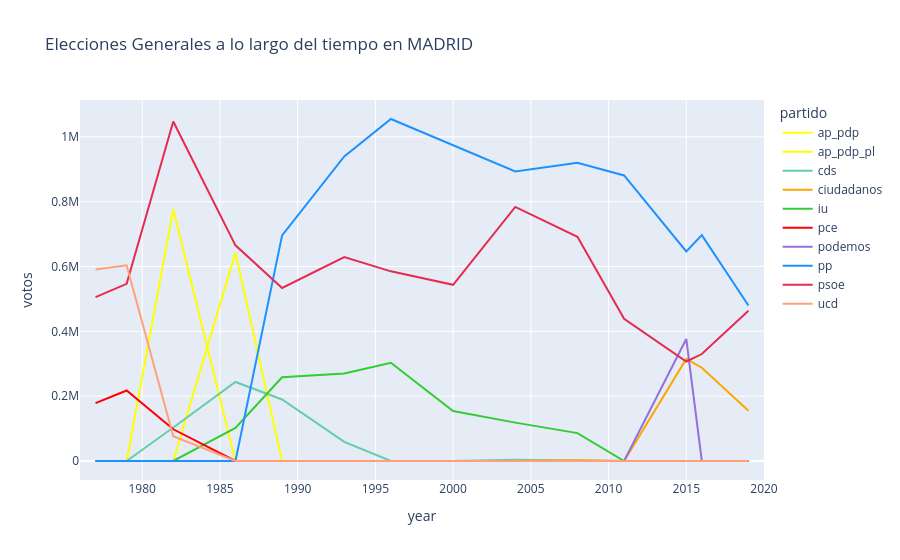

Notebook cell for this chart:
### Code cell
fig = px.line(df_party_series, x="year", y="votos", color="partido", line_group="partido", hover_name="partido",
        line_shape="linear", render_mode="svg", color_discrete_map=color_map,range_x=[1976,2020],
        title= f"Elecciones Generales a lo largo del tiempo en {nombre_municipio}")
fig.show()

### Figure 1 — Plotly figure (JSON) as saved in the notebook; plotly's stock layout.template omitted (floating-point values rounded to 4 significant figures)
{"data": [{"hovertemplate": "<b>%{hovertext}</b><br><br>partido=ap_pdp<br>year=%{x}<br>votos=%{y}<extra></extra>", "hovertext": ["ap_pdp", "ap_pdp", "ap_pdp", "ap_pdp", "ap_pdp", "ap_pdp", "ap_pdp", "ap_pdp", "ap_pdp", "ap_pdp", "ap_pdp", "ap_pdp", "ap_pdp", "ap_pdp"], "legendgroup": "ap_pdp", "line": {"color": "#FFFF00", "dash": "solid", "shape": "linear"}, "mode": "lines", "name": "ap_pdp", "orientation": "v", "showlegend": true, "type": "scatter", "x": [1977, 1979, 1982, 1986, 1989, 1993, 1996, 2000, 2004, 2008, 2011, 2015, 2016, 2019], "xaxis": "x", "y": [0, 0, 776732, 0, 0, 0, 0, 0, 0, 0, 0, 0, 0, 0], "yaxis": "y"}, {"hovertemplate": "<b>%{hovertext}</b><br><br>partido=ap_pdp_pl<br>year=%{x}<br>votos=%{y}<extra></extra>", "hovertext": ["ap_pdp_pl", "ap_pdp_pl", "ap_pdp_pl", "ap_pdp_pl", "ap_pdp_pl", "ap_pdp_pl", "ap_pdp_pl", "ap_pdp_pl", "ap_pdp_pl", "ap_pdp_pl", "ap_pdp_pl", "ap_pdp_pl", "ap_pdp_pl", "ap_pdp_pl"], "legendgroup": "ap_pdp_pl", "line": {"color": "#FFFF00", "dash": "solid", "shape": "linear"}, "mode": "lines", "name": "ap_pdp_pl", "orientation": "v", "showlegend": true, "type": "scatter", "x": [1977, 1979, 1982, 1986, 1989, 1993, 1996, 2000, 2004, 2008, 2011, 2015, 2016, 2019], "xaxis": "x", "y": [0, 0, 0, 642669, 0, 0, 0, 0, 0, 0, 0, 0, 0, 0], "yaxis": "y"}, {"hovertemplate": "<b>%{hovertext}</b><br><br>partido=cds<br>year=%{x}<br>votos=%{y}<extra></extra>", "hovertext": ["cds", "cds", "cds", "cds", "cds", "cds", "cds", "cds", "cds", "cds", "cds", "cds", "cds", "cds"], "legendgroup": "cds", "line": {"color": "#66CDAA", "dash": "solid", "shape": "linear"}, "mode": "lines", "name": "cds", "orientation": "v", "showlegend": true, "type": "scatter", "x": [1977, 1979, 1982, 1986, 1989, 1993, 1996, 2000, 2004, 2008, 2011, 2015, 2016, 2019], "xaxis": "x", "y": [0, 0, 103405, 243843, 189721, 59122, 0, 0, 3668, 557, 0, 0, 0, 0], "yaxis": "y"}, {"hovertemplate": "<b>%{hovertext}</b><br><br>partido=ciudadanos<br>year=%{x}<br>votos=%{y}<extra></extra>", "hovertext": ["ciudadanos", "ciudadanos", "ciudadanos", "ciudadanos", "ciudadanos", "ciudadanos", "ciudadanos", "ciudadanos", "ciudadanos", "ciudadanos", "ciudadanos", "ciudadanos", "ciudadanos", "ciudadanos"], "legendgroup": "ciudadanos", "line": {"color": "#FFA500", "dash": "solid", "shape": "linear"}, "mode": "lines", "name": "ciudadanos", "orientation": "v", "showlegend": true, "type": "scatter", "x": [1977, 1979, 1982, 1986, 1989, 1993, 1996, 2000, 2004, 2008, 2011, 2015, 2016, 2019], "xaxis": "x", "y": [0, 0, 0, 0, 0, 0, 0, 0, 0, 2410, 0, 314799, 287711, 155080], "yaxis": "y"}, {"hovertemplate": "<b>%{hovertext}</b><br><br>partido=iu<br>year=%{x}<br>votos=%{y}<extra></extra>", "hovertext": ["iu", "iu", "iu", "iu", "iu", "iu", "iu", "iu", "iu", "iu", "iu", "iu", "iu", "iu"], "legendgroup": "iu", "line": {"color": "#32CD32", "dash": "solid", "shape": "linear"}, "mode": "lines", "name": "iu", "orientation": "v", "showlegend": true, "type": "scatter", "x": [1977, 1979, 1982, 1986, 1989, 1993, 1996, 2000, 2004, 2008, 2011, 2015, 2016, 2019], "xaxis": "x", "y": [0, 0, 0, 102282, 258114, 270167, 302880, 154183, 118331, 85994, 0, 0, 0, 0], "yaxis": "y"}, {"hovertemplate": "<b>%{hovertext}</b><br><br>partido=pce<br>year=%{x}<br>votos=%{y}<extra></extra>", "hovertext": ["pce", "pce", "pce", "pce", "pce", "pce", "pce", "pce", "pce", "pce", "pce", "pce", "pce", "pce"], "legendgroup": "pce", "line": {"color": "#FF0000", "dash": "solid", "shape": "linear"}, "mode": "lines", "name": "pce", "orientation": "v", "showlegend": true, "type": "scatter", "x": [1977, 1979, 1982, 1986, 1989, 1993, 1996, 2000, 2004, 2008, 2011, 2015, 2016, 2019], "xaxis": "x", "y": [178569, 217507, 97826, 0, 0, 0, 0, 0, 0, 0, 0, 0, 0, 0], "yaxis": "y"}, {"hovertemplate": "<b>%{hovertext}</b><br><br>partido=podemos<br>year=%{x}<br>votos=%{y}<extra></extra>", "hovertext": ["podemos", "podemos", "podemos", "podemos", "podemos", "podemos", "podemos", "podemos", "podemos", "podemos", "podemos", "podemos", "podemos", "podemos"], "legendgroup": "podemos", "line": {"color": "#9370DB", "dash": "solid", "shape": "linear"}, "mode": "lines", "name": "podemos", "orientation": "v", "showlegend": true, "type": "scatter", "x": [1977, 1979, 1982, 1986, 1989, 1993, 1996, 2000, 2004, 2008, 2011, 2015, 2016, 2019], "xaxis": "x", "y": [0, 0, 0, 0, 0, 0, 0, 0, 0, 0, 0, 376283, 0, 0], "yaxis": "y"}, {"hovertemplate": "<b>%{hovertext}</b><br><br>partido=pp<br>year=%{x}<br>votos=%{y}<extra></extra>", "hovertext": ["pp", "pp", "pp", "pp", "pp", "pp", "pp", "pp", "pp", "pp", "pp", "pp", "pp", "pp"], "legendgroup": "pp", "line": {"color": "#1E90FF", "dash": "solid", "shape": "linear"}, "mode": "lines", "name": "pp", "orientation": "v", "showlegend": true, "type": "scatter", "x": [1977, 1979, 1982, 1986, 1989, 1993, 1996, 2000, 2004, 2008, 2011, 2015, 2016, 2019], "xaxis": "x", "y": [0, 0, 0, 0, 696085, 939505, 1054858, 974608, 893135, 919701, 880723, 646348, 696804, 479448], "yaxis": "y"}, {"hovertemplate": "<b>%{hovertext}</b><br><br>partido=psoe<br>year=%{x}<br>votos=%{y}<extra></extra>", "hovertext": ["psoe", "psoe", "psoe", "psoe", "psoe", "psoe", "psoe", "psoe", "psoe", "psoe", "psoe", "psoe", "psoe", "psoe"], "legendgroup": "psoe", "line": {"color": "#E52B50", "dash": "solid", "shape": "linear"}, "mode": "lines", "name": "psoe", "orientation": "v", "showlegend": true, "type": "scatter", "x": [1977, 1979, 1982, 1986, 1989, 1993, 1996, 2000, 2004, 2008, 2011, 2015, 2016, 2019], "xaxis": "x", "y": [505412, 546303, 1047052, 665129, 533827, 629116, 584974, 543402, 783797, 691580, 438654, 306887, 329947, 463364], "yaxis": "y"}, {"hovertemplate": "<b>%{hovertext}</b><br><br>partido=ucd<br>year=%{x}<br>votos=%{y}<extra></extra>", "hovertext": ["ucd", "ucd", "ucd", "ucd", "ucd", "ucd", "ucd", "ucd", "ucd", "ucd", "ucd", "ucd", "ucd", "ucd"], "legendgroup": "ucd", "line": {"color": "#FFA07A", "dash": "solid", "shape": "linear"}, "mode": "lines", "name": "ucd", "orientation": "v", "showlegend": true, "type": "scatter", "x": [1977, 1979, 1982, 1986, 1989, 1993, 1996, 2000, 2004, 2008, 2011, 2015, 2016, 2019], "xaxis": "x", "y": [590435, 603455, 76214, 0, 0, 0, 0, 0, 0, 0, 0, 0, 0, 0], "yaxis": "y"}], "layout": {"legend": {"title": {"text": "partido"}, "tracegroupgap": 0}, "title": {"text": "Elecciones Generales a lo largo del tiempo en MADRID                                                                                              "}, "xaxis": {"anchor": "y", "domain": [0, 1], "range": [1976, 2020], "title": {"text": "year"}}, "yaxis": {"anchor": "x", "domain": [0, 1], "title": {"text": "votos"}}}}
